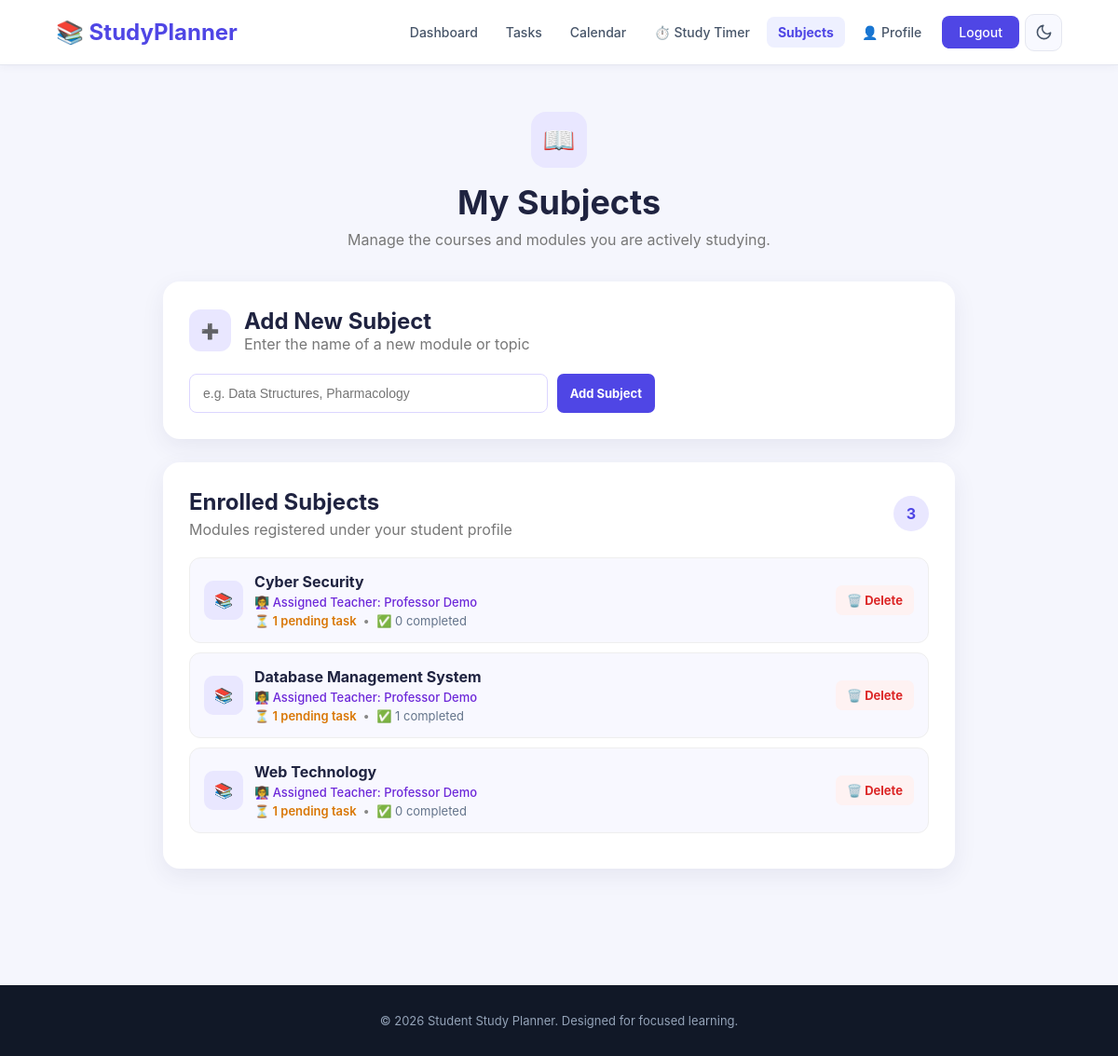
/subjects.php (signed in), run on the app's committed database.
### tables this page shows
CREATE TABLE IF NOT EXISTS `subjects` (
  `id` int(11) NOT NULL AUTO_INCREMENT,
  `user_id` int(11) NOT NULL,
  `teacher_id` int(11) DEFAULT NULL,
  `subject_name` varchar(100) NOT NULL,
  `created_at` timestamp NOT NULL DEFAULT current_timestamp(),
  PRIMARY KEY (`id`),
  UNIQUE KEY `uq_user_subject` (`user_id`, `subject_name`),
  KEY `idx_subjects_user_id` (`user_id`),
  KEY `idx_subjects_teacher_id` (`teacher_id`),
  CONSTRAINT `fk_subjects_user` FOREIGN KEY (`user_id`)
    REFERENCES `users` (`id`) ON DELETE CASCADE,
  CONSTRAINT `fk_subjects_teacher` FOREIGN KEY (`teacher_id`)
    REFERENCES `teachers` (`id`) ON DELETE SET NULL
);

CREATE TABLE IF NOT EXISTS `teachers` (
  `id` int(11) NOT NULL AUTO_INCREMENT,
  `name` varchar(100) NOT NULL,
  `email` varchar(100) NOT NULL,
  `password` varchar(255) NOT NULL,
  `failed_login_attempts` int(11) NOT NULL DEFAULT 0,
  `lockout_until` datetime DEFAULT NULL,
  `created_at` timestamp NOT NULL DEFAULT current_timestamp(),
  PRIMARY KEY (`id`),
  UNIQUE KEY `uq_teachers_email` (`email`)
);

### includes/auth.php (called while the page is built, shortened)
<?php
function require_student_login(): int {
    return (int)$_SESSION['user_id'];
}

### includes/functions.php (called while the page is built, shortened)
<?php
function e(?string $value): string {
    return htmlspecialchars($value ?? '', ENT_QUOTES, 'UTF-8');
}

### subjects.php (the view, shortened to what this page needs)
<?php
require_once __DIR__ . '/config/database.php';
require_once __DIR__ . '/includes/auth.php';
require_once __DIR__ . '/includes/functions.php';
$userId = require_student_login();
$stmt = $conn->prepare("
    SELECT s.id, s.subject_name, s.created_at,
           t.name AS teacher_name,
           (SELECT COUNT(*) FROM tasks WHERE subject_id = s.id AND user_id = s.user_id AND status = 'pending') AS personal_pending,
           (SELECT COUNT(*) FROM teacher_tasks WHERE subject_id = s.id AND student_id = s.user_id AND status = 'pending') AS teacher_pending,
           (SELECT COUNT(*) FROM tasks WHERE subject_id = s.id AND user_id = s.user_id AND status = 'completed') AS personal_completed,
           (SELECT COUNT(*) FROM teacher_tasks WHERE subject_id = s.id AND student_id = s.user_id AND status = 'completed') AS teacher_completed
    FROM subjects s
    LEFT JOIN teachers t ON s.teacher_id = t.id
    WHERE s.user_id = ?
    ORDER BY s.subject_name ASC
");
$stmt->bind_param("i", $userId);
$stmt->execute();
$subjectsResult = $stmt->get_result();
$subjects = [];
while ($row = $subjectsResult->fetch_assoc()) {
    $row['total_pending'] = (int)$row['personal_pending'] + (int)$row['teacher_pending'];
    $row['total_completed'] = (int)$row['personal_completed'] + (int)$row['teacher_completed'];
    $subjects[] = $row;
}
include __DIR__ . '/includes/header.php';
?>
<div class="subjects-page">
    <div class="subjects-header">
        <div class="subjects-icon">📖</div>
        <h1>My Subjects</h1>
        <p>Manage the courses and modules you are actively studying.</p>
    </div>
    <div class="add-subject-card">
        <div class="add-title">
            <div class="add-icon">➕</div>
            <div>
                <h2>Add New Subject</h2>
                <p>Enter the name of a new module or topic</p>
            </div>
        </div>
        <form method="POST" action="subjects.php" class="subject-form" style="display: flex; gap: 10px; width: 100%; max-width: 500px;">
            <input
                type="text"
                name="subject_name"
                placeholder="e.g. Data Structures, Pharmacology"
                required
                maxlength="100"
                style="flex: 1; padding: 12px 14px; border: 1px solid #dcd6ff; border-radius: 8px; font-size: 14px; outline: none;"
            >
            <button type="submit" class="quick-button">Add Subject</button>
        </form>
    </div>
    <div class="subjects-list-card">
        <div class="list-header">
            <div>
                <h2>Enrolled Subjects</h2>
                <p>Modules registered under your student profile</p>
            </div>
            <span class="subject-count"><?php echo count($subjects); ?></span>
        </div>
        <?php if (count($subjects) > 0): ?>
            <?php foreach ($subjects as $sub): ?>
                <div class="subject-card">
                    <div class="subject-info">
                        <div class="subject-icon">📚</div>
                        <div>
                            <h3><?php echo e($sub['subject_name']); ?></h3>
                            <?php if (!empty($sub['teacher_name'])): ?>
                                <p style="color: #6d28d9; font-weight: 500;">
                                    👩‍🏫 Assigned Teacher: <?php echo e($sub['teacher_name']); ?>
                                </p>
                            <?php endif; ?>
                            <p style="margin-top: 4px;">
                                <span style="color: <?php echo $sub['total_pending'] > 0 ? '#d97706' : '#16a34a'; ?>; font-weight: 600;">
                                    ⏳ <?php echo $sub['total_pending']; ?> pending task<?php echo $sub['total_pending'] === 1 ? '' : 's'; ?>
                                </span>
                                &nbsp;•&nbsp;
                                <span style="color: #64748b;">
                                    ✅ <?php echo $sub['total_completed']; ?> completed
                                </span>
                            </p>
                        </div>
                    </div>
                    <div class="task-actions">
                        <form method="POST" action="subjects.php" class="inline-form" onsubmit="return confirm('Delete subject \'<?php echo e(addslashes($sub['subject_name'])); ?>\'? You cannot delete subjects with pending tasks.');">
                            <button type="submit" class="delete-button">🗑️ Delete</button>
                        </form>
                    </div>
                </div>
            <?php endforeach; ?>
        <?php endif; ?>
    </div>
</div>
<?php include __DIR__ . '/includes/footer.php'; ?>

### css/style.css (style rules this page uses)
* { margin: 0; padding: 0; box-sizing: border-box; }
body { font-family: Arial, sans-serif; background: #f7f8ff; color: #222; }
.quick-button { text-decoration: none; background: #4f46e5; color: white; padding: 13px 20px; border-radius: 8px; font-weight: bold; }
.subjects-page { max-width: 900px; margin: auto; padding: 50px 25px; }
.subjects-header { text-align: center; margin-bottom: 35px; }
.subjects-icon, .add-icon, .subject-icon { background: #e9e7ff; display: flex; align-items: center; justify-content: center; }
.subjects-header > .subjects-icon { width: 60px; height: 60px; margin: 0 auto 15px; border-radius: 16px; font-size: 28px; }
.subjects-header h1 { font-size: 36px; margin-bottom: 8px; }
.subjects-header p, .add-title p, .list-header p { color: #777; }
.add-subject-card, .subjects-list-card { background: white; padding: 28px; border-radius: 18px; box-shadow: 0 8px 25px rgba(50, 50, 100, 0.08); margin-bottom: 25px; }
.add-title, .subject-info, .list-header { display: flex; align-items: center; }
.add-title { gap: 14px; margin-bottom: 22px; }
.add-icon { width: 45px; height: 45px; border-radius: 12px; }
.subject-form { display: flex; gap: 12px; }
.subject-form input { flex: 1; padding: 13px; border: 1px solid #ddd; border-radius: 9px; outline: none; }
.subject-form button { padding: 13px 22px; background: #4f46e5; color: white; border: none; border-radius: 9px; font-weight: bold; cursor: pointer; }
.list-header { justify-content: space-between; margin-bottom: 20px; }
.list-header h2 { margin-bottom: 5px; }
.subject-count { width: 38px; height: 38px; background: #e9e7ff; color: #4f46e5; border-radius: 50%; display: flex; align-items: center; justify-content: center; font-weight: bold; }
.subject-card { display: flex; align-items: center; justify-content: space-between; padding: 15px; margin-bottom: 10px; background: #f8f8ff; border: 1px solid #eee; border-radius: 12px; }
.subject-info { gap: 12px; }
.subject-info .subject-icon { width: 42px; height: 42px; border-radius: 10px; }
.subject-card h3 { font-size: 16px; margin-bottom: 4px; }
.subject-card p { color: #888; font-size: 13px; }
.delete-button { color: #dc2626; background: #fef2f2; padding: 8px 12px; border-radius: 7px; text-decoration: none; font-size: 13px; font-weight: bold; }
.task-actions { display: flex; align-items: center; gap: 10px; flex-wrap: wrap; }
button.quick-button, button.delete-button, button.edit-button { border: none; cursor: pointer; font-family: inherit; font-size: 13px; font-weight: bold; display: inline-flex; align-items: center; justify-content: center; gap: 4px; }
button.quick-button { background: #4f46e5; color: white; padding: 8px 14px; border-radius: 7px; transition: 0.2s; }
button.delete-button { color: #dc2626; background: #fef2f2; padding: 8px 12px; border-radius: 7px; transition: 0.2s; }
.inline-form { display: inline-block; margin: 0; padding: 0; }

### css/theme.css (style rules this page uses)
:root { --bg: #f5f6fd; --surface: #ffffff; --surface-2: #f8f9ff; --surface-3: #eef0ff; --border: #e5e7f0; --text: #1f2340; --text-2: #475569; --muted: #64748b; --primary: #4f46e5; --primary-600: #4338ca; --primary-soft: #eef0ff; --primary-text: #4f46e5; --input-bg: #ffffff; --shadow: 0 6px 24px rgba(50, 50, 100, 0.07); --shadow-sm: 0 2px 8px rgba(50, 50, 100, 0.05); --green: #16a34a; --green-soft: #e8f8ee; --orange: #ea580c; --orange-soft: #fff1e6; --blue: #2563eb; --blue-soft: #e8f0ff; --red: #dc2626; --red-soft: #fee2e2; --amber: #d97706; --amber-soft: #fff4df; --chart-grid: rgba(100, 116, 139, 0.15); --chart-text: #64748b; color-scheme: light; }
body { background: var(--bg); color: var(--text); font-family: "Inter", "Segoe UI", system-ui, -apple-system, Arial, sans-serif; transition: background 0.25s ease, color 0.25s ease; -webkit-font-smoothing: antialiased; }

### includes/header.php (style rules this page uses)
.inline-form { display: inline-block; margin: 0; padding: 0; }

### data on the page
subjects: subject_name "Cyber Security", teacher.name "Professor Demo", total_pending "1", total_completed "0"
subjects: subject_name "Database Management System", teacher.name "Professor Demo", total_pending "1", total_completed "1"
subjects: subject_name "Web Technology", teacher.name "Professor Demo", total_pending "1", total_completed "0"

### other printed values
count($subjects) "3"
